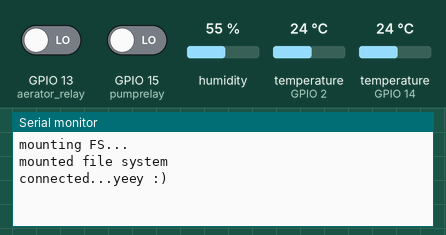
Bench run of a sketch on a simulated ESP8266 (NodeMCU). On the bench: the last lines printed to the serial monitor. The inputs (shaded band) are chosen by the test bench; at power-on: humidity 55 %, temperature (sensors on GPIO 14, GPIO 2) 24 °C, GPIO 15 (pumprelay) LOW, GPIO 13 (aerator_relay) LOW. WiFi joins after 1.5 s; servers stay silent unless stated; the local clock reads 2024-03-15 10:24:30 at power-on unless the sketch sets it; storage starts empty.

Above: at 3.0 s.
3.1 s: humidity set to 22 %
At 4.3 s:
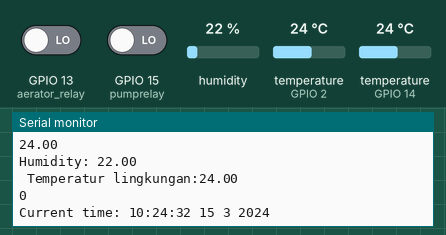
5.1 s: temperature (sensor on GPIO 14) set to 12 °C
At 6.4 s:
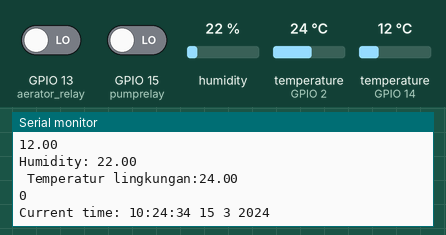
6.6 s: GPIO 15 (pumprelay) driven HIGH
At 7.4 s:
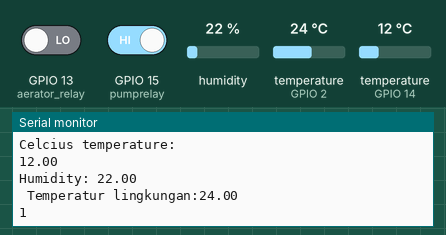
8.1 s: temperature (sensor on GPIO 2) set to 12 °C
At 9.3 s:
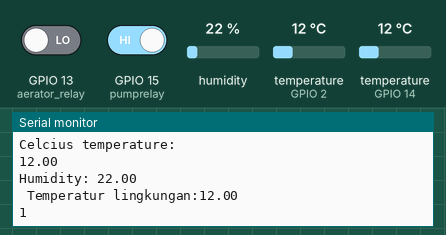
9.6 s: temperature (sensor on GPIO 14) set to 19 °C
At 10.1 s:
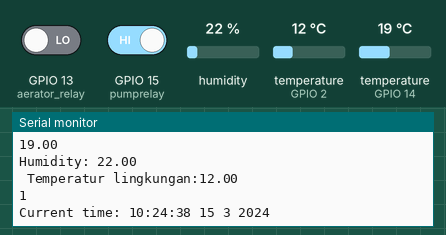
11.1 s: humidity set to 40 %
At 12.4 s:
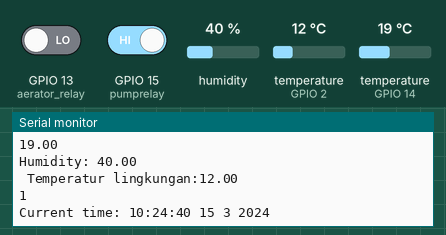
Timing chart, 0 to 13.6 s (numbered marks = the images above; inputs shaded):
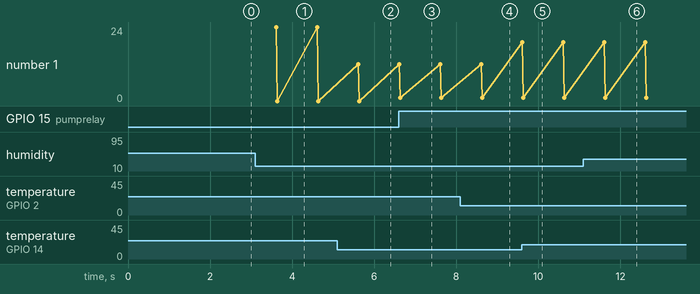

The sketch:

Rakit_Apung.ino
```cpp
#include <FS.h>
#include <EEPROM.h>
#include <ESP8266WiFi.h>
#define BLYNK_PRINT Serial
#include <BlynkSimpleEsp8266.h>
#include <WiFiManager.h>
#include <DNSServer.h>
#include <ESP8266WebServer.h>
// RTC tanpa module
#include <TimeLib.h>
#include <WidgetRTC.h>
//sensor ds18b20
#include <DallasTemperature.h>
#include <OneWire.h>
#define sensords18b20 14 //D5
//sensor dht11
#include <dht11.h>
#define sensordht11 2 //D4
//relay
#define pumprelay 15 //D8 untuk pompa mist
#define aerator_relay 13 //D7
#define pinrelay3 12 //D6

//deklarasi variabel
//sensor ds18b20
OneWire oneWire(sensords18b20);
DallasTemperature sensor(&oneWire);
float temperatur_cairan;
//sensor dht11
float humidity, temperatur_lingkungan;
dht11 DHT11;
//RTC
BlynkTimer timer;
WidgetRTC rtc;
unsigned long startMillis;
unsigned long currentMillis;
const unsigned long period = 1000;


//wifi
//char auth[] = "AsqcZocl7x9OqSUQsknmq2ziMn2EkEkH";
//char ssid[] = "vivo 1902";
//char pass[] = "uwu1234567";
char blynk_token [34] ="nOzbn3Y2a-JLkR6wc4XoqocjAMgiLJtB";

bool shouldSaveConfig = false;


//sensor ds18b20
void send_ds18b20(){
  sensor.requestTemperatures();
  temperatur_cairan = sensor.getTempCByIndex(00);
  Serial.println("Celcius temperature:");
  Serial.println(temperatur_cairan);
  Blynk.virtualWrite(V1, temperatur_cairan);
  if(digitalRead(aerator_relay)==1){
    if (hour() >= 11 && hour()<= 14){
      if (temperatur_cairan > 24){
        aerator_relayON();
      }
      else if (temperatur_cairan <= 24){
        aerator_relayOFF();
      }
    }
    else {
      aerator_relayOFF();
    }
  }
}
//sensor dht11
void send_dht11(){
  int chk = DHT11.read(sensordht11);
  humidity = DHT11.humidity;
  temperatur_lingkungan = DHT11.temperature;
  Serial.print("Humidity: ");
  Serial.println(humidity);
  Serial.print(" Temperatur lingkungan:" );
  Serial.println(temperatur_lingkungan);
  Blynk.virtualWrite(V2, temperatur_lingkungan);
  Blynk.virtualWrite(V3, humidity);
  if(digitalRead(pumprelay) == 1){
    if(minute()>= 0 && minute()<= 5){
      if (humidity <= 60){
        pumprelayON();
        delay (1000);
        pumprelayOFF();
      }
      else if (humidity > 60){
        pumprelayOFF();
      }
    }
    else if (minute()>= 30 && minute()<= 35){
      if (humidity <= 60){
        pumprelayON();
        delay (1000);
        pumprelayOFF();
      }
      else if (humidity > 60){
        pumprelayOFF();
      }

    }
    //pumprelayOFF();
  }
  Serial.println(digitalRead(pumprelay));
}


// RTC
BLYNK_CONNECTED()
{
  rtc.begin();
  }
void sendRTC(){
  currentMillis = millis();
  if(currentMillis - startMillis > period)
  {
    String currentTime = String(hour()) + ":" + minute() + ":" + second();
    String currentDate = String(day()) + " " + month() + " " + year();
    Serial.print("Current time: ");
    Serial.print(currentTime);
    Serial.print(" ");
    Serial.print(currentDate);
    Serial.println();

    Blynk.virtualWrite(V7, currentTime);
    Blynk.virtualWrite(V8, currentDate);
    int getSecond = second();
    if (getSecond > 30)
    { digitalWrite(16,HIGH);}
    if (getSecond < 30)
    { digitalWrite(16,LOW); }
    startMillis = millis();
  }
}
//relay
void pumprelayON(){
  digitalWrite(pumprelay, LOW);
  //Blynk.virtualWrite(V5, 255);
}
void pumprelayOFF(){
  digitalWrite(pumprelay, HIGH);
  //Blynk.virtualWrite(V5, 0);
}

void aerator_relayON(){
  digitalWrite(aerator_relay, LOW);
}
void aerator_relayOFF(){
  digitalWrite(aerator_relay, HIGH);
}
void setup (){
  initialize();
  sensor.begin();
  digitalWrite(pumprelay, HIGH);
  digitalWrite(aerator_relay, HIGH);
  Blynk.begin(blynk_token, WiFi.SSID().c_str(), WiFi.psk().c_str());
  timer.setInterval(1000L, send_ds18b20);
  timer.setInterval(1000L, send_dht11);
  timer.setInterval(1000L, sendRTC);


}
void loop (){
  Blynk.run();
  timer.run();

}
```

config.ino
```cpp
void saveConfigCallback () {
  Serial.println(F("Should save config"));
  shouldSaveConfig = true;
}

void initSPIFFS() {
  //read token from FS
  Serial.println(F("mounting FS..."));
  if (SPIFFS.begin()) {
    Serial.println(F("mounted file system"));
    if (SPIFFS.exists("/token.txt")) {
      //file exists, reading and loading
      Serial.println(F("reading config file"));
      File configFile = SPIFFS.open("/token.txt", "r");
      if (configFile) {
        Serial.print(F("opened config file"));
        while(configFile.available())
        {
          //read line by line from the file
          String line = configFile.readStringUntil('\n');
          strcpy(blynk_token, line.c_str());
          Serial.println(F(" success"));
        }
      } else {
         Serial.println(F("failed to load token"));
      }

      configFile.close();
    }
  }
   else {
    Serial.println(F("failed to mount FS"));
  }
}

void saveToken() {
    Serial.println("saving config");
    File configFile = SPIFFS.open("/token.txt", "w");
    if (!configFile)
    {
      Serial.println("file creation failed");
    } else {
      Serial.println("File Created!");
      configFile.println(blynk_token);
    }
    configFile.close();
}
WiFiManager wifiManager;
void initialize(){
  // put your setup code here, to run once:
  Serial.begin(9600);
  Serial.println();


  //clean FS, for testing
  SPIFFS.format();


  initSPIFFS();

  WiFiManagerParameter custom_blynk_token("blynk", "blynk token", blynk_token, 34);


  wifiManager.setSaveConfigCallback(saveConfigCallback);
  wifiManager.addParameter(&custom_blynk_token);

  if (!wifiManager.autoConnect("wifiOP", "password")) {
    Serial.println("failed to connect and hit timeout");
    delay(3000);
    //reset and try again, or maybe put it to deep sleep
    ESP.reset();
    delay(5000);
  }

  Serial.println("connected...yeey :)");
  //wifiManager.resetSettings();

  strcpy(blynk_token, custom_blynk_token.getValue());

  //save the custom parameters to FS
  if (shouldSaveConfig) {
    saveToken();
  }


}
```

Measured:
- after the input at 3.1 s, the serial monitor: prints a new line after 0.53 s (image 1)
- after the input at 5.1 s, the serial monitor: prints a new line after 0.51 s (image 2)
- after the input at 6.6 s, the serial monitor: prints a new line at once (image 3)
- after the input at 8.1 s, the serial monitor: prints a new line after 0.53 s (image 4)
- after the input at 9.6 s, the serial monitor: prints a new line at once (image 5)
- after the input at 11.1 s, the serial monitor: prints a new line after 0.53 s (image 6)
- plotted number 1: 0 → 1 after the input at 6.6 s
